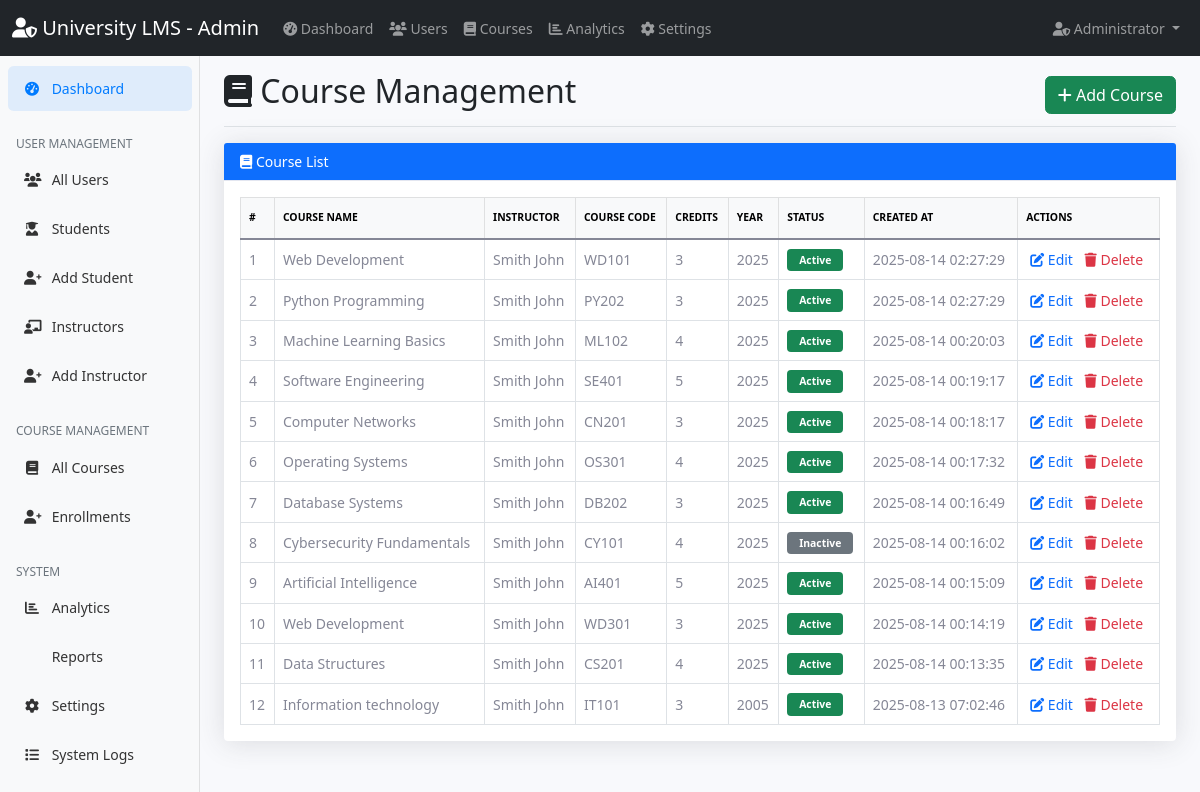
The page /admin/courses.php (signed in) on the database its author committed.
### tables this page shows
CREATE TABLE `courses` (
  `id` int(11) NOT NULL,
  `title` varchar(200) NOT NULL,
  `description` text DEFAULT NULL,
  `instructor_id` int(11) NOT NULL,
  `course_code` varchar(20) NOT NULL,
  `credits` int(11) DEFAULT 3,
  `semester` varchar(20) DEFAULT NULL,
  `year` int(11) DEFAULT NULL,
  `max_students` int(11) DEFAULT 50,
  `status` enum('active','inactive') DEFAULT 'active',
  `created_at` timestamp NOT NULL DEFAULT current_timestamp()
);

CREATE TABLE `users` (
  `id` int(11) NOT NULL,
  `username` varchar(50) NOT NULL,
  `email` varchar(100) NOT NULL,
  `password` varchar(255) NOT NULL,
  `first_name` varchar(50) NOT NULL,
  `last_name` varchar(50) NOT NULL,
  `role` enum('student','instructor','admin') NOT NULL,
  `profile_image` varchar(255) DEFAULT NULL,
  `created_at` timestamp NOT NULL DEFAULT current_timestamp(),
  `updated_at` timestamp NOT NULL DEFAULT current_timestamp() ON UPDATE current_timestamp()
);

### admin/courses.php (the view, shortened to what this page needs)
<?php
$database = new Database();
$conn = $database->getConnection();
$sql = "SELECT c.*, u.first_name, u.last_name FROM courses c LEFT JOIN users u ON c.instructor_id = u.id ORDER BY c.created_at DESC";
$stmt = $conn->prepare($sql);
$stmt->execute();
$courses = $stmt->fetchAll(PDO::FETCH_ASSOC);
?>
<!DOCTYPE html>
<html lang="vi">
<head>
  <link href="https://cdn.jsdelivr.net/npm/bootstrap@5.1.3/dist/css/bootstrap.min.css" rel="stylesheet">
  <link href="https://cdnjs.cloudflare.com/ajax/libs/font-awesome/6.0.0/css/all.min.css" rel="stylesheet">
  <link href="../assets/css/dashboard.css" rel="stylesheet">
</head>
<body>
  <?php include '../includes/admin_navbar.php'; ?>
  <div class="container-fluid">
    <div class="row">
      <?php include '../includes/admin_sidebar.php'; ?>
      <main class="col-md-9 ms-sm-auto col-lg-10 px-md-4">
        <div class="d-flex justify-content-between flex-wrap flex-md-nowrap align-items-center pt-3 pb-2 mb-3 border-bottom">
          <h1 class="h2">
            <i class="fas fa-book"></i> Course Management
          </h1>
          <a href="create_course.php" class="btn btn-success"><i class="fas fa-plus"></i> Add Course</a>
        </div>
        <div class="row mb-4">
          <div class="col-12">
            <div class="card shadow">
              <div class="card-header bg-primary text-white">
                <i class="fas fa-book"></i> Course List
              </div>
              <div class="card-body">
                <div class="table-responsive">
                  <table class="table table-bordered table-hover align-middle mb-0">
                    <thead class="table-light">
                      <tr>
                        <th scope="col">#</th>
                        <th scope="col">Course name</th>
                        <th scope="col">Instructor</th>
                        <th scope="col">Course code</th>
                        <th scope="col">Credits</th>
                        <th scope="col">Year</th>
                        <th scope="col">Status</th>
                        <th scope="col">Created at</th>
                        <th scope="col">Actions</th>
                      </tr>
                    </thead>
                    <tbody>
                    <?php if ($courses && count($courses) > 0): $i = 1; ?>
                      <?php foreach($courses as $row): ?>
                        <tr>
                          <td><?= $i++ ?></td>
                          <td><?= htmlspecialchars($row['title']) ?></td>
                          <td><?= htmlspecialchars(trim(($row['last_name'] ?? '') . ' ' . ($row['first_name'] ?? ''))) ?: 'N/A' ?></td>
                          <td><?= htmlspecialchars($row['course_code']) ?></td>
                          <td><?= $row['credits'] ?></td>
                          <td><?= $row['year'] ?></td>
                          <td>
                            <?php if ($row['status'] === 'active'): ?>
                              <span class="badge bg-success">Active</span>
                            <?php else: ?>
                              <span class="badge bg-secondary">Inactive</span>
                            <?php endif; ?>
                          </td>
                          <td><?= $row['created_at'] ?></td>
                          <td>
                            <a href="edit_course.php?id=<?= $row['id'] ?>" class="action-link text-primary"><i class="fas fa-edit"></i> Edit</a>
                            <a href="delete_course.php?id=<?= $row['id'] ?>" class="action-link text-danger" onclick="return confirm('Are you sure you want to delete?')"><i class="fas fa-trash"></i> Delete</a>
                          </td>
                        </tr>
                      <?php endforeach; ?>
                    <?php else: ?>
                      <tr><td colspan="9" class="text-center">No courses available.</td></tr>
                    <?php endif; ?>
                    </tbody>
                  </table>
                </div>
              </div>
            </div>
          </div>
        </div>
      </main>
    </div>
  </div>
</body>
</html>

### assets/css/dashboard.css (style rules this page uses)
body { font-size: .875rem; background-color: #f8f9fc; }
.card { box-shadow: 0 0.15rem 1.75rem 0 rgba(58, 59, 69, 0.15) !important; border: none; }
.card-header { background-color: #f8f9fc; border-bottom: 1px solid #e3e6f0; }
.btn { border-radius: 0.35rem; font-weight: 400; }
.table { color: #858796; }
.table th { border-top: none; font-weight: 600; text-transform: uppercase; font-size: 0.65rem; padding-top: 0.75rem; padding-bottom: 0.75rem; }
.badge { font-weight: 600; font-size: 0.65rem; padding: 0.375rem 0.75rem; }
.shadow { box-shadow: 0 0.15rem 1.75rem 0 rgba(58, 59, 69, 0.15) !important; }

### admin/courses.php (style rules this page uses)
.action-link { text-decoration: none; margin: 0 4px; }

### rows shown on the page
courses: title "Web Development", instructor.first_name "Smith John", course_code "WD101", credits "3", year "2025", status "Active", created_at "2025-08-14 02:27:29"
courses: title "Python Programming", instructor.first_name "Smith John", course_code "PY202", credits "3", year "2025", status "Active", created_at "2025-08-14 02:27:29"
courses: title "Machine Learning Basics", instructor.first_name "Smith John", course_code "ML102", credits "4", year "2025", status "Active", created_at "2025-08-14 00:20:03"
courses: title "Software Engineering", instructor.first_name "Smith John", course_code "SE401", credits "5", year "2025", status "Active", created_at "2025-08-14 00:19:17"
courses: title "Computer Networks", instructor.first_name "Smith John", course_code "CN201", credits "3", year "2025", status "Active", created_at "2025-08-14 00:18:17"
courses: title "Operating Systems", instructor.first_name "Smith John", course_code "OS301", credits "4", year "2025", status "Active", created_at "2025-08-14 00:17:32"
courses: title "Database Systems", instructor.first_name "Smith John", course_code "DB202", credits "3", year "2025", status "Active", created_at "2025-08-14 00:16:49"
courses: title "Cybersecurity Fundamentals", instructor.first_name "Smith John", course_code "CY101", credits "4", year "2025", status "Inactive", created_at "2025-08-14 00:16:02"
courses: title "Artificial Intelligence", instructor.first_name "Smith John", course_code "AI401", credits "5", year "2025", status "Active", created_at "2025-08-14 00:15:09"
courses: title "Web Development", instructor.first_name "Smith John", course_code "WD301", credits "3", year "2025", status "Active", created_at "2025-08-14 00:14:19"
courses: title "Data Structures", instructor.first_name "Smith John", course_code "CS201", credits "4", year "2025", status "Active", created_at "2025-08-14 00:13:35"
courses: title "Information technology", instructor.first_name "Smith John", course_code "IT101", credits "3", year "2005", status "Active", created_at "2025-08-13 07:02:46"
